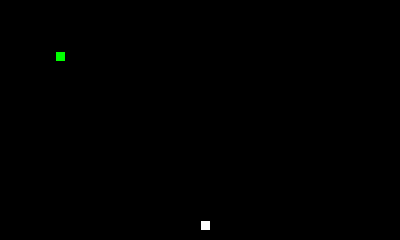
Frame 1 (no input)
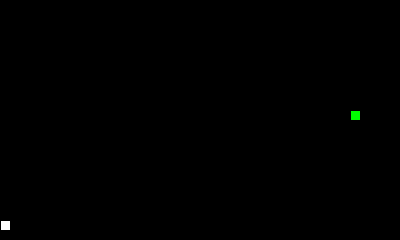
Frame 60 (the mouse pressed at the canvas centre just before this capture)
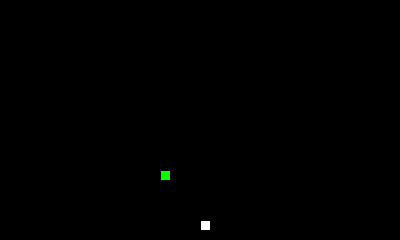
Frame 120 (the mouse held since frame 60 and released just before this capture)

The Processing sketch that drew these frames (run headless with seeded random() and noise(); from frame 60 on, the mouse is pressed at the canvas centre):

// Processing sketch: processing_60814
// ── processing_60814.pde

int shipx;
int shipy;

int bulletx;
int bullety;

alien_class alien;

class alien_class
{
  int alienx;
  int alieny;
  int alienxv;
  int alienyv;

  alien_class()
  {
    alienx=50;
    alieny=50;
    alienxv=5;
    alienyv=1;
  }

  void alien_update()
  {
    move_alien();
    fill(0, 255, 0);
    rect(alienx, alieny, 10, 10);
  }

  void move_alien()
  {
    alienx+=alienxv;
    if (alienx>width) alienxv=-alienxv;
    if (alienx<0) alienxv=-alienxv;

    alieny+=alienyv;
    if (alieny>height) alienyv=-alienyv;
    if (alieny<0) alienyv=-alienyv;
  }
}


void setup()
{
  size(400, 240);
  frameRate(30);

  alien = new alien_class();

  bulletx=-1; // if the bullets x coordinate is -1 we consider it not firing.
  shipx=width/2;
  shipy=height-20;

  fill(255);
  stroke(0);
}

void draw()
{
  background(0);

  fill(0, 255, 0);
  fill(255);
  rect(shipx, shipy, 10, 10);

  if (bulletx>0)
  {
    fill(255, 0, 0);
    rect(bulletx, bullety, 4, 4);
    bullety-=5;
    if (bullety<0) bulletx=-1;
  }

  alien.alien_update();
  move_ship();
}

void move_ship()
{
  if (mouseX>shipx) shipx+=5;
  if (mouseX<shipx) shipx-=5;
}


void mousePressed() {
  if (bulletx>=0) return; // do not fire if a bullet is already fired
  bulletx=shipx;
  bullety=shipy-5;
}
